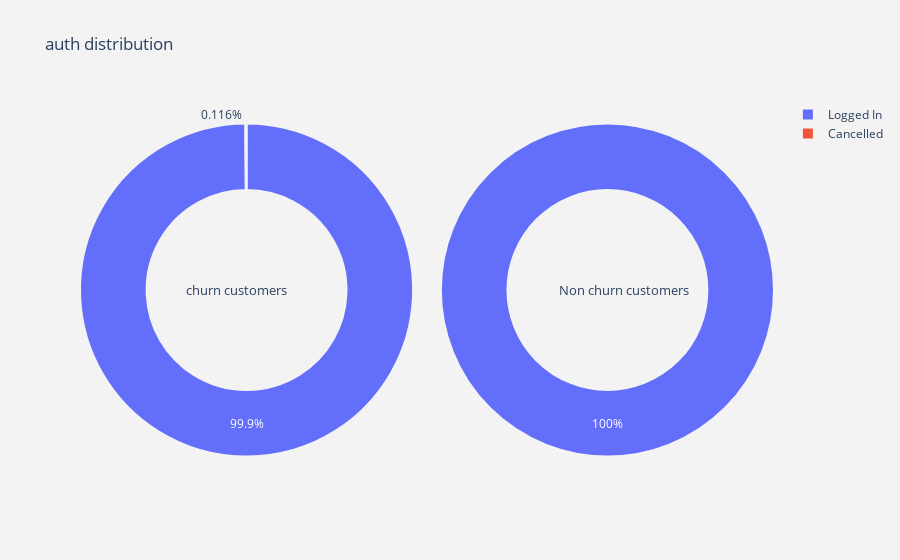

Source (notebook cell):
### Code cell
plot_pie('auth')

### Figure 1 — Plotly figure (JSON) as saved in the notebook; plotly's stock layout.template omitted (floating-point values rounded to 4 significant figures)
{"data": [{"domain": {"x": [0, 0.48]}, "hole": 0.6, "hoverinfo": "label+percent+name", "labels": ["Logged In", "Cancelled"], "marker": {"line": {"color": "rgb(243,243,243)", "width": 2}}, "name": "Churn Customers", "type": "pie", "values": [44812, 52]}, {"domain": {"x": [0.52, 1]}, "hole": 0.6, "hoverinfo": "label+percent+name", "labels": ["Logged In"], "marker": {"line": {"color": "rgb(243,243,243)", "width": 2}}, "name": "Non churn customers", "type": "pie", "values": [233131]}], "layout": {"annotations": [{"font": {"size": 13}, "showarrow": false, "text": "churn customers", "x": 0.15, "y": 0.5}, {"font": {"size": 13}, "showarrow": false, "text": "Non churn customers", "x": 0.88, "y": 0.5}], "paper_bgcolor": "rgb(243,243,243)", "plot_bgcolor": "rgb(243,243,243)", "title": {"text": "auth distribution"}}}
